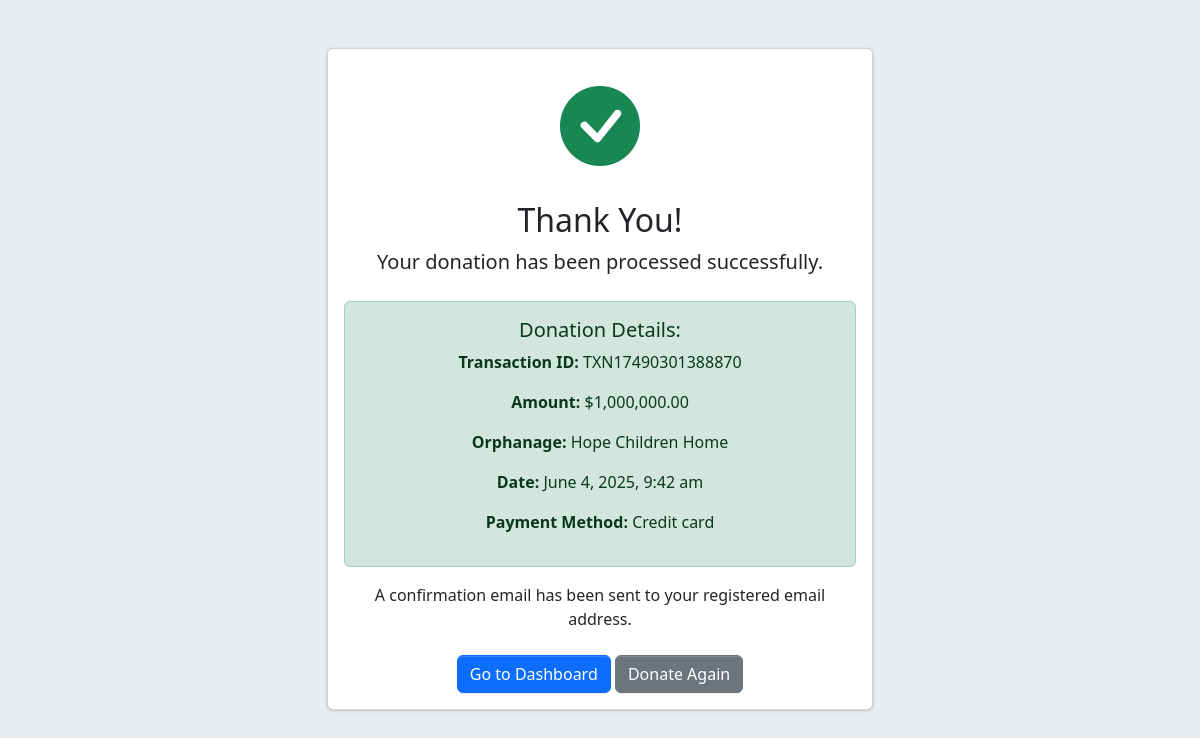
/donation-success.php?transaction_id=TXN17490301388870 (signed in), run on the app's committed database.
### tables this page shows
CREATE TABLE `donations` (
  `id` int NOT NULL AUTO_INCREMENT,
  `user_id` int NOT NULL,
  `orphanage_id` int NOT NULL,
  `campaign_id` int DEFAULT NULL,
  `amount` decimal(10,2) NOT NULL,
  `payment_status` enum('pending','completed','failed','refunded') NOT NULL DEFAULT 'pending',
  `payment_method` varchar(50) NOT NULL,
  `transaction_id` varchar(255) DEFAULT NULL,
  `message` text,
  `created_at` timestamp NOT NULL DEFAULT CURRENT_TIMESTAMP,
  `updated_at` timestamp NULL DEFAULT NULL ON UPDATE CURRENT_TIMESTAMP,
  PRIMARY KEY (`id`),
  KEY `user_id` (`user_id`),
  KEY `orphanage_id` (`orphanage_id`),
  KEY `campaign_id` (`campaign_id`),
  KEY `idx_donations_campaign_status` (`campaign_id`,`payment_status`),
  CONSTRAINT `donations_ibfk_3` FOREIGN KEY (`campaign_id`) REFERENCES `campaigns` (`id`) ON DELETE SET NULL
);

CREATE TABLE `orphanages` (
  `id` int NOT NULL,
  `name` varchar(255) NOT NULL,
  `location` varchar(255) NOT NULL,
  `description` text NOT NULL,
  `contact_person` varchar(255) NOT NULL,
  `contact_phone` varchar(20) NOT NULL,
  `contact_email` varchar(255) NOT NULL,
  `bank_account` varchar(255) DEFAULT NULL,
  `image` varchar(255) DEFAULT NULL,
  `status` enum('active','inactive') NOT NULL DEFAULT 'active',
  `created_at` timestamp NOT NULL DEFAULT CURRENT_TIMESTAMP,
  `updated_at` timestamp NULL DEFAULT NULL ON UPDATE CURRENT_TIMESTAMP,
  PRIMARY KEY (`id`)
);

### donation-success.php (the view, shortened to what this page needs)
<?php
include 'dist/includes/connection.php';
$transaction_id = $_GET['transaction_id'];
$sql = "SELECT d.*, o.name as orphanage_name
        FROM donations d
        JOIN orphanages o ON d.orphanage_id = o.id
        WHERE d.transaction_id = '$transaction_id' AND d.user_id = " . $_SESSION['user_id'];
$result = mysqli_query($db, $sql);
$donation = mysqli_fetch_assoc($result);
?>
<!doctype html>
<html lang="en">
  <head>
    <link
      rel="stylesheet"
      href="https://cdn.jsdelivr.net/npm/@fontsource/source-sans-3@5.0.12/index.css"
    />
    <link
      rel="stylesheet"
      href="https://cdn.jsdelivr.net/npm/overlayscrollbars@2.10.1/styles/overlayscrollbars.min.css"
    />
    <link
      rel="stylesheet"
      href="https://cdn.jsdelivr.net/npm/bootstrap-icons@1.11.3/font/bootstrap-icons.min.css"
    />
    <link rel="stylesheet" href="dist/css/adminlte.css" />
  </head>
  <body class="bg-body-secondary">
    <div class="container mt-5">
      <div class="row">
        <div class="col-md-6 offset-md-3">
          <div class="card">
            <div class="card-body text-center">
              <i class="bi bi-check-circle-fill text-success" style="font-size: 5rem;"></i>
              <h2 class="mt-3">Thank You!</h2>
              <p class="lead">Your donation has been processed successfully.</p>
              <div class="alert alert-success mt-4">
                <h5>Donation Details:</h5>
                <p><strong>Transaction ID:</strong> <?php echo $donation['transaction_id']; ?></p>
                <p><strong>Amount:</strong> $<?php echo number_format($donation['amount'], 2); ?></p>
                <p><strong>Orphanage:</strong> <?php echo $donation['orphanage_name']; ?></p>
                <p><strong>Date:</strong> <?php echo date('F j, Y, g:i a', strtotime($donation['created_at'])); ?></p>
                <p><strong>Payment Method:</strong> <?php echo ucfirst(str_replace('_', ' ', $donation['payment_method'])); ?></p>
              </div>
              <p>A confirmation email has been sent to your registered email address.</p>
              <div class="mt-4">
                <a href="dist/pages/donor/index.php" class="btn btn-primary">Go to Dashboard</a>
                <a href="orphanages.php" class="btn btn-secondary">Donate Again</a>
              </div>
            </div>
          </div>
        </div>
      </div>
    </div>
  </body>
</html>

### data on the page
donations: transaction "TXN17490301388870", amount "1,000,000.00", orphanage.name "Hope Children Home", created_at "June 4, 2025, 9:42 am", payment_method "Credit card"
